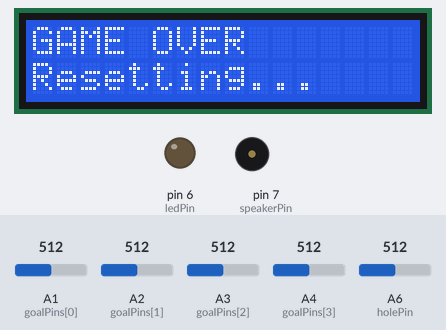
A sketch run on a simulated Arduino Uno, built with avr-gcc and run on an emulated ATmega328P. Parts: 16×2 character LCD, output pins drawn as LEDs (lit = HIGH), buzzer (waves = sounding). The inputs (shaded band) are chosen by the test bench; at power-on: A1 (goalPins[0]) = 512, A2 (goalPins[1]) = 512, A3 (goalPins[2]) = 512, A6 (holePin) = 512, A4 (goalPins[3]) = 512.

Above: at 1.2 s.
1.3 s: A1 (goalPins[0]) set to 1010
At 2.8 s:
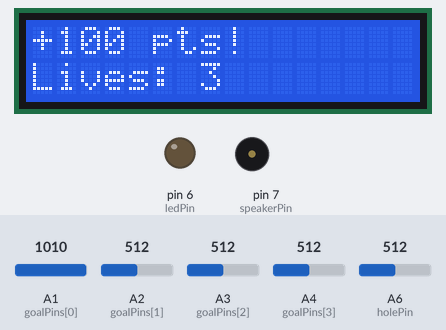
5.9 s: A2 (goalPins[1]) set to 1010
At 9.8 s:
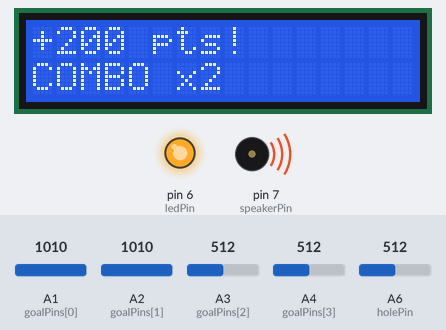
10.4 s: A3 (goalPins[2]) set to 1010
At 14.3 s:
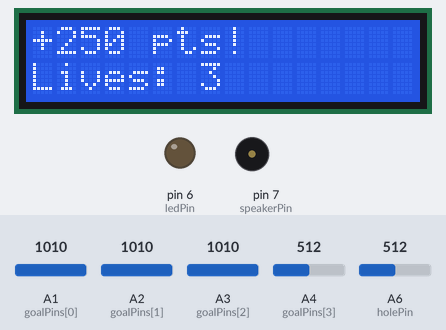
15.7 s: A6 (holePin) set to 1010
At 18.3 s:
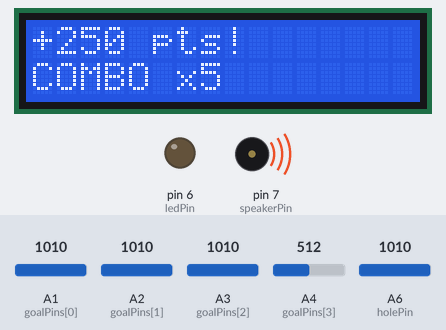
18.4 s: A4 (goalPins[3]) set to 981
20.9 s: A4 (goalPins[3]) set to 1015
At 24.3 s:
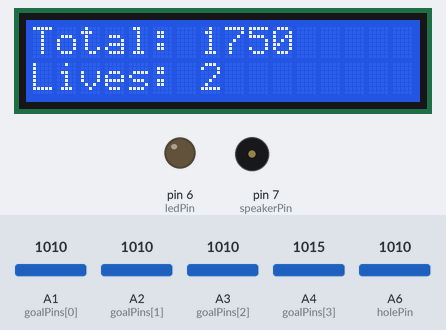
Timing chart, 0 to 25.0 s (numbered marks = the images above; inputs shaded):
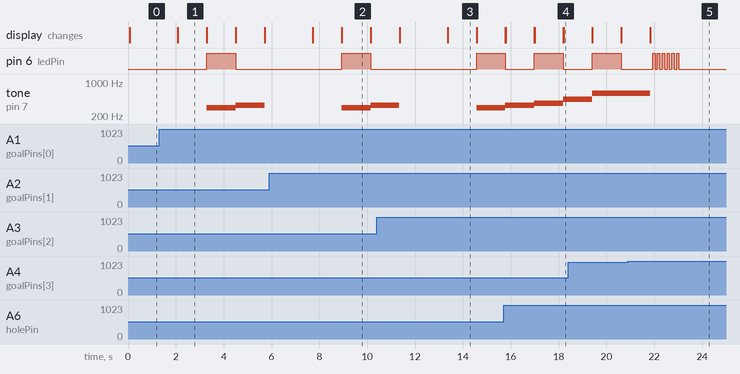

The sketch:

ScoreBoard2_copy_20250417223549.ino
```cpp
/*
  Final Pinball Scoring System with LCD + Audio/Visual Feedback
  Compatible with Arduino UNO and Arduino IDE
*/

#include <LiquidCrystal.h>
#include "pitches.h"  // Make sure this file is included in your sketch folder

// LCD setup (RS, E, D4, D5, D6, D7)
LiquidCrystal lcd(13, 12, 11, 10, 9, 8);

// Pin setup
const int speakerPin = 7;
const int ledPin = 6;
const int resetPin = 5;
const int holePin = A6;
const int goalPins[] = {A1, A2, A3, A4};
int numGoals = 4;

// State vars
bool goalSensors[] = {0, 0, 0, 0};
int previousGoals[] = {0, 0, 0, 0};

int playerScore = 0;
int scoringStreak = 0;
int lives = 3;
unsigned long comboTimeLimit = 5000;
unsigned long previousGoal = 0;

// LED/sound control
bool activeLED = 0;
bool activeNote = 0;
int ledState = LOW;
int blinkSpeed = 175;
int numBlinks = 0;
int maxBlinks = 3;
int note = NOTE_D4;

// Timing
unsigned long currentMillis = 0;
unsigned long previousMillisNote = 0;
unsigned long previousMillisLED = 0;

void setup() {
  pinMode(ledPin, OUTPUT);
  pinMode(resetPin, INPUT);
  pinMode(holePin, INPUT);

  for (int i = 0; i < numGoals; i++) {
    pinMode(goalPins[i], INPUT);
  }

  lcd.begin(16, 2);
  lcd.print("Total: 0 Lives: 3");
}

void loop() {
  currentMillis = millis();

  for (int i = 0; i < numGoals; i++) {
    goalSensors[i] = analogRead(goalPins[i]) < 1000;

    if (goalSensors[i]) {
      int timeSinceGoal = currentMillis - previousGoal;
      if (timeSinceGoal > 200) {
        if (timeSinceGoal > comboTimeLimit) {
          scoringStreak = 1;
          comboTimeLimit = 5000;
        } else {
          scoringStreak++;
          comboTimeLimit += (250 + (i * 500));
        }
        onScore(i);
      }
    }
  }

  if (analogRead(holePin) < 1000) {
    lives--;
    if (lives <= 0) reset();
  }

  if (activeLED) ledBlink();
  else digitalWrite(ledPin, LOW);

  if (activeNote) playNote();
  else noTone(speakerPin);
}

void onScore(int goalID) {
  activeLED = true;
  activeNote = true;
  numBlinks = 0;
  previousGoal = currentMillis;
  previousMillisNote = currentMillis;

  int scoreAdd = 0;
  switch (goalID) {
    case 0: scoreAdd = 50; break;
    case 1: scoreAdd = 100; break;
    case 2: scoreAdd = 200; break;
    case 3: scoreAdd = 250; break;
  }
  playerScore += scoreAdd;

  // AV feedback
  switch (scoringStreak) {
    case 1: maxBlinks = 3; blinkSpeed = 175; note = NOTE_D4; break;
    case 2: maxBlinks = 4; blinkSpeed = 155; note = NOTE_E4; break;
    case 3: maxBlinks = 5; blinkSpeed = 135; note = NOTE_FS4; break;
    case 4: maxBlinks = 6; blinkSpeed = 115; note = NOTE_A4; break;
    default: maxBlinks = 7; blinkSpeed = 100; note = NOTE_D5; break;
  }

  showScore(scoreAdd);
}

void showScore(int added) {
  lcd.clear();
  lcd.setCursor(0, 0);
  lcd.print("+" + String(added) + " pts!");

  if (scoringStreak > 1) {
    lcd.setCursor(0, 1);
    lcd.print("COMBO x" + String(scoringStreak));
  } else {
    lcd.setCursor(0, 1);
    lcd.print("Lives: " + String(lives));
  }

  delay(1200);
  lcd.clear();
  lcd.setCursor(0, 0);
  lcd.print("Total: " + String(playerScore));
  lcd.setCursor(0, 1);
  lcd.print("Lives: " + String(lives));
}

void ledBlink() {
  if (numBlinks >= maxBlinks) {
    activeLED = false;
    digitalWrite(ledPin, LOW);
    return;
  }

  if (currentMillis - previousMillisLED >= blinkSpeed) {
    previousMillisLED = currentMillis;
    ledState = !ledState;
    digitalWrite(ledPin, ledState);
    if (ledState == LOW) numBlinks++;
  }
}

void playNote() {
  if (currentMillis - previousMillisNote <= 800) {
    tone(speakerPin, note);
  } else {
    activeNote = false;
    noTone(speakerPin);
  }
}

void reset() {
  playerScore = 0;
  lives = 3;
  scoringStreak = 0;
  activeLED = false;
  activeNote = false;
  digitalWrite(ledPin, LOW);
  noTone(speakerPin);

  lcd.clear();
  lcd.setCursor(0, 0);
  lcd.print("GAME OVER");
  lcd.setCursor(0, 1);
  lcd.print("Resetting...");
  delay(2000);

  lcd.clear();
  lcd.print("Total: 0 Lives: 3");
}
```

Measured:
- the behaviour switches between 999 and 1000 on A4 (goalPins[3]) (found by bisection; images 4 and 5)
- after the input at 20.9 s, tone on pin 7 (speakerPin): 587 Hz → silent after 0.94 s
- what the display in image 1 shows lasts 1.2 s, from 2.1 s to 3.3 s
